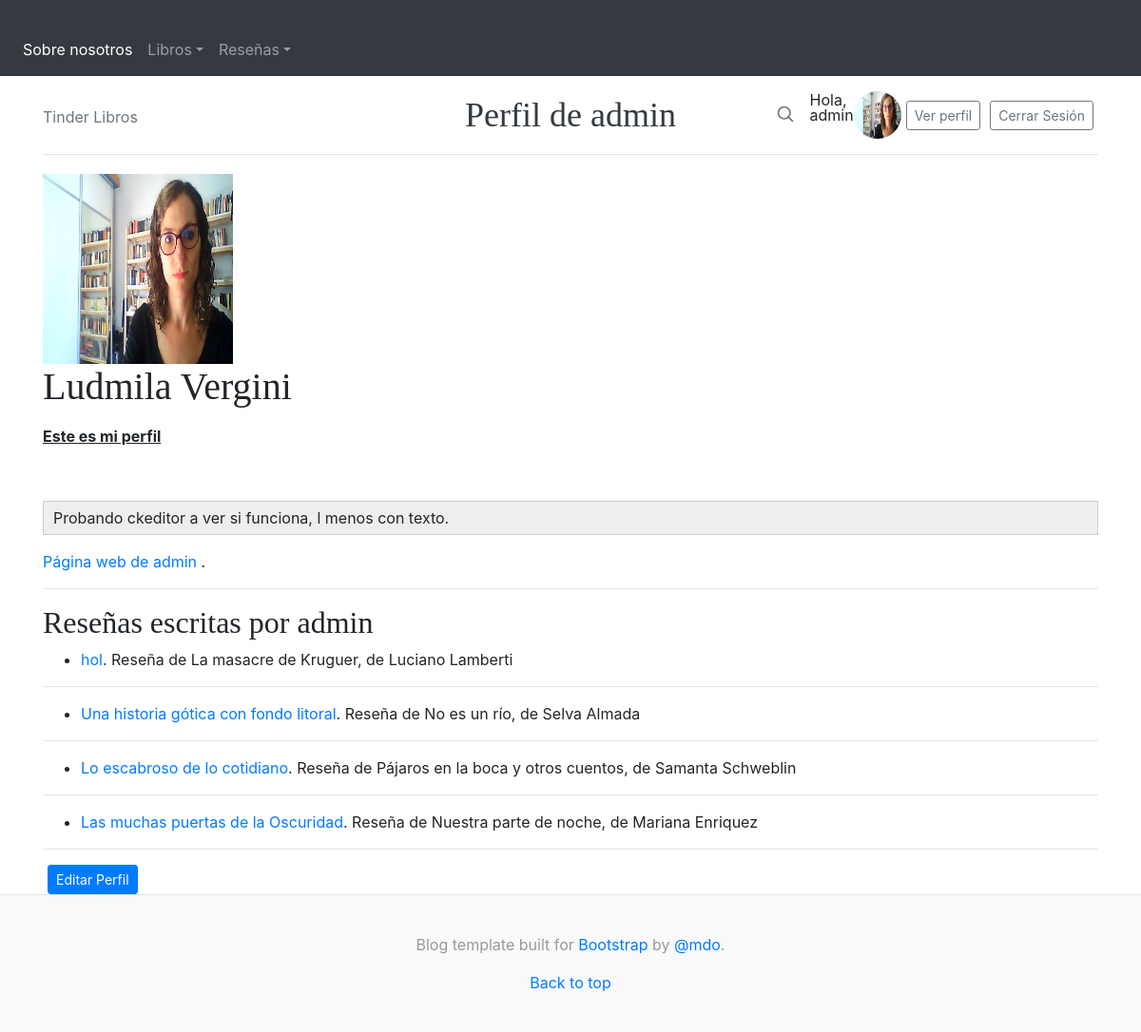
/accounts/profile/1 (signed in), run on an earlier commit of the app's database.
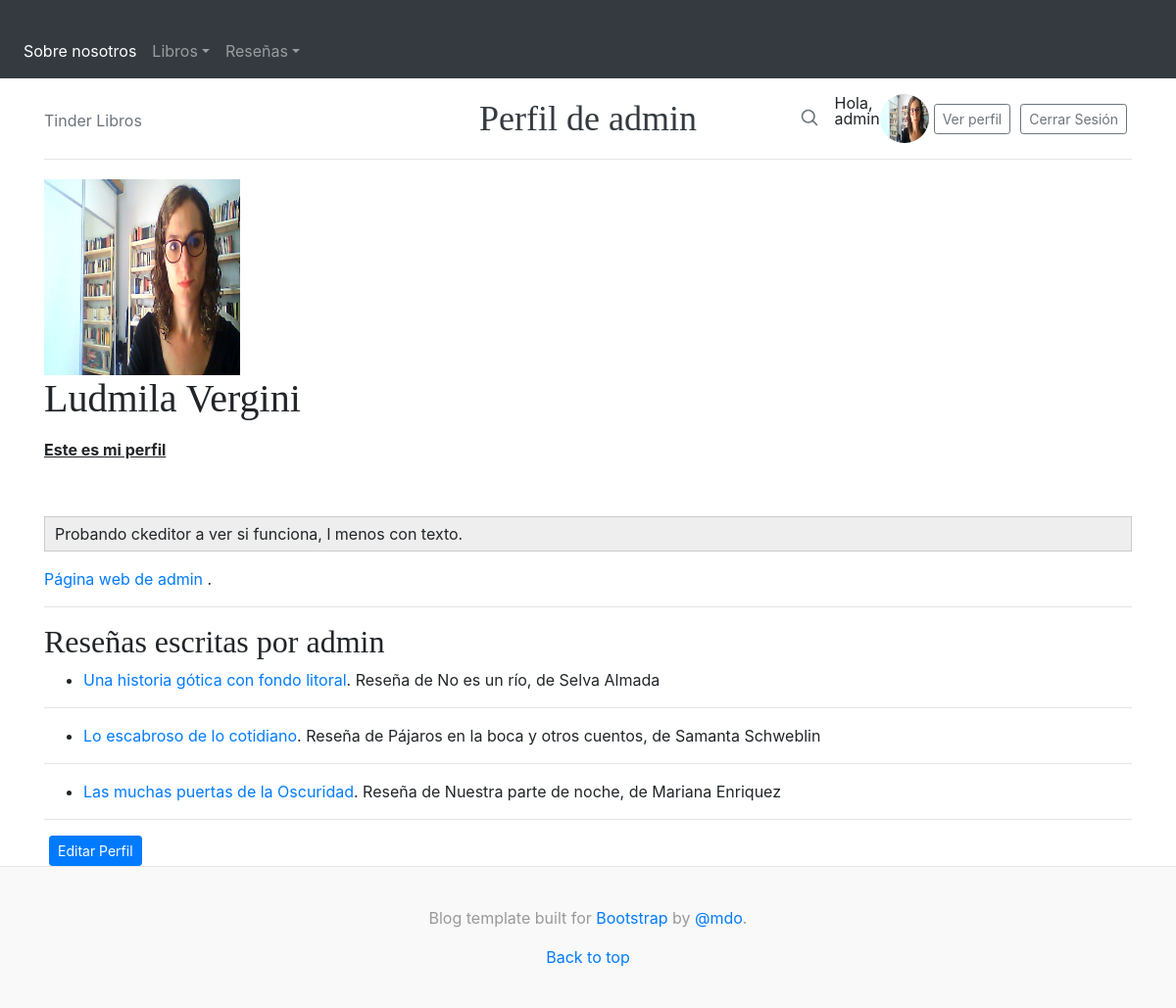
And on a later commit of the database.
### accounts/models.py (models this page shows, shortened)
class Perfil(models.Model):
    user = models.OneToOneField(User, on_delete=models.CASCADE)
    imagen = models.ImageField(default="default.jpg", upload_to="imagenesPerfil")
    descripcion = RichTextField(max_length=500, blank=True)
    pagina_web=models.URLField()

### Blog/models.py (models this page shows, shortened)
class Post(models.Model):
    titulo = models.CharField(max_length=250)
    subtitulo=models.CharField(max_length=250)
    autor=models.ForeignKey(User, on_delete=models.CASCADE)
    categoria=models.ForeignKey(Categoria, on_delete=models.SET_NULL, null=True, blank=True)
    libro=models.ForeignKey(Libro, on_delete=models.CASCADE, null=True)
    imagen=models.ImageField(null=True, blank=True, upload_to="imagenesBlog")
    cuerpo=RichTextField()
    fecha_publicacion=models.DateTimeField(auto_now_add=True)
    likes=models.ManyToManyField(User, related_name='likes')
    class Meta:
        ordering = ["-fecha_publicacion"]

### Libros/models.py (models this page shows, shortened)
class Libro(models.Model):
    titulo= models.CharField(max_length=100)
    isbn= models.CharField(max_length=30)
    fecha_publicacion = models.DateField()
    editorial = models.ForeignKey(Editorial,on_delete=models.CASCADE)
    autor = models.ForeignKey(Autor,on_delete=models.CASCADE)
    imagen=models.ImageField(upload_to="imagenesLibros", null=True, blank=True)
    class Meta:
        ordering = ["titulo"]

class Autor(models.Model):
    nombre= models.CharField(max_length=30)
    apellido= models.CharField(max_length=30)
    class Meta:
        ordering = ["apellido"]

### accounts/views.py (the view)
# urls.py: path('profile/<int:pk>',views.profile,name="profile"),
def profile(request, pk):
    usuario=User.objects.filter(pk=pk)
    if len(usuario)!=0:
        usuario=usuario[0]
        posts=Post.objects.filter(autor=usuario)
        return render(request, "accounts/profile.html", {"usuario":usuario, "posts":posts})
    else:
        return render(request, "Blog/inicio.html", {"mensaje":"No hay usuarios con esos datos"})

### accounts/templates/accounts/profile.html
{% extends "Blog/padre_simple.html" %}
{% load static %}
{% block titulopagina %} Perfil de {{ usuario.username }} {% endblock %}
{% block cuerpodelapagina %}
<img src="{{ usuario.perfil.imagen.url }}" width="200" height="200" >
<h1>{{usuario.first_name}} {{usuario.last_name}}</h1>
<p>{{usuario.perfil.descripcion|safe}}</p>
<a href="{{user.perfil.pagina_web}}" target="_blank">Página web de {{usuario.username}} </a>.
{% if posts %}
<hr>
<h2> Reseñas escritas por {{usuario.username}}</h2>
{% for post in posts %}
<ul>
    <li><a href="{% url 'PostVista' post.id %}"> {{ post.titulo }}</a>. Reseña de  {{ post.libro.titulo }}, de {{ post.libro.autor.nombre }} {{ post.libro.autor.apellido }} </li>
</ul>
<hr>
{% endfor %}
{% else %}
<p>{{usuario.username}} todavía no escribió ninguna reseña. </p>
{% endif %}
{% if request.user == usuario %}
<div class="links">
<a href="{% url 'editarPerfil' %}" class="btn btn-sm btn-primary">Editar Perfil</a>
</div>
{% endif %}
{% endblock %}

### Blog/templates/Blog/padre_simple.html (shortened to what this page needs)
<!doctype html>
<html lang="en">
  <head>
    {% load static %}
    <link href="{%static 'Blog/css/styles.css' %}" rel="stylesheet">
    <link href="{%static 'Blog/css/styles.css' %}" rel="stylesheet">
    <link href="{%static 'Blog/css/blog.css' %}" rel="stylesheet">
  </head>
  <body>
    <nav class="navbar navbar-expand-lg navbar-dark bg-dark" aria-label="Ninth navbar example">
      <div class="container-xl">
        <div class="collapse navbar-collapse" id="navbarsExample07XL">
          <ul class="navbar-nav me-auto mb-2 mb-lg-0">
            <li class="nav-item">
              <a class="nav-link active" aria-current="page" href="{% url 'About' %}">Sobre nosotros</a>
            </li>
            <li class="nav-item dropdown">
              <a class="nav-link dropdown-toggle" href="#" data-toggle="dropdown" aria-expanded="false">Libros</a>
            </li>
            <li class="nav-item dropdown">
              <a class="nav-link dropdown-toggle" href="#" data-toggle="dropdown" aria-expanded="false">Reseñas</a>
            </li>
        </div>
      </div>
    </nav>
    <div class="container">
      <header class="blog-header py-3">
        <div class="row flex-nowrap justify-content-between align-items-center">
          <div class="col-4 pt-1">
            <a class="text-muted" href="/">Tinder Libros</a>
          </div>
          <div class="col-4 text-center">
            <a class="blog-header-logo text-dark" href="#">{% block titulopagina %} {% endblock %}</a>
          </div>
          <div class="col-4 d-flex justify-content-end align-items-center">
            <a class="text-muted" href="#">
              <svg xmlns="http://www.w3.org/2000/svg" width="20" height="20" viewBox="0 0 24 24" fill="none" stroke="currentColor" stroke-width="2" stroke-linecap="round" stroke-linejoin="round" class="mx-3"><circle cx="10.5" cy="10.5" r="7.5"></circle><line x1="21" y1="21" x2="15.8" y2="15.8"></line></svg>
            </a>
            {% if not request.user.is_authenticated %}
              <a class="btn btn-sm btn-outline-secondary" href="{% url 'login' %}">Iniciar Sesión</a>
              <a class="btn btn-sm btn-outline-secondary" href="{% url 'signup' %}">Registrarse</a>
                {% else %}
                <p>Hola, {{ user.username }}</p>
                <img src="{{ user.perfil.imagen.url }}" width="50" height="50" class="rounded-circle" alt="">
                <a class="btn btn-sm btn-outline-secondary" href="{% url 'profile' request.user.pk %}">Ver perfil</a>
                <a class="btn btn-sm btn-outline-secondary" href="{% url 'logout' %}">Cerrar Sesión</a>
                {% endif %}
          </div>
        </div>
      </header>
      {% block cuerpodelapagina %}
      {% endblock %}
    </div>
    <footer class="blog-footer">
      <p>Blog template built for <a href="https://getbootstrap.com/">Bootstrap</a> by <a href="https://twitter.com/mdo">@mdo</a>.</p>
      <p>
        <a href="#">Back to top</a>
      </p>
    </footer>
  </body>
</html>

### Blog/static/Blog/css/blog.css (style rules this page uses)
.btn { margin: 0 5px; }
.blog-header { line-height: 1; border-bottom: 1px solid #e5e5e5; margin-bottom: 20px; }
.blog-header-logo { font-family: "Playfair Display", Georgia, "Times New Roman", serif; font-size: 2.25rem; }
h1, h2, h3, h4, h5, h6 { font-family: "Playfair Display", Georgia, "Times New Roman", serif; }
.blog-footer { padding: 2.5rem 0; color: #999; text-align: center; background-color: #f9f9f9; border-top: .05rem solid #e5e5e5; }
.blog-footer p:last-child { margin-bottom: 0; }

What changed in the data, as far as the page shows it:
removed Post: titulo "hol", libro.titulo "La masacre de Kruguer", libro.autor.nombre "Luciano", libro.autor.apellido "Lamberti"
